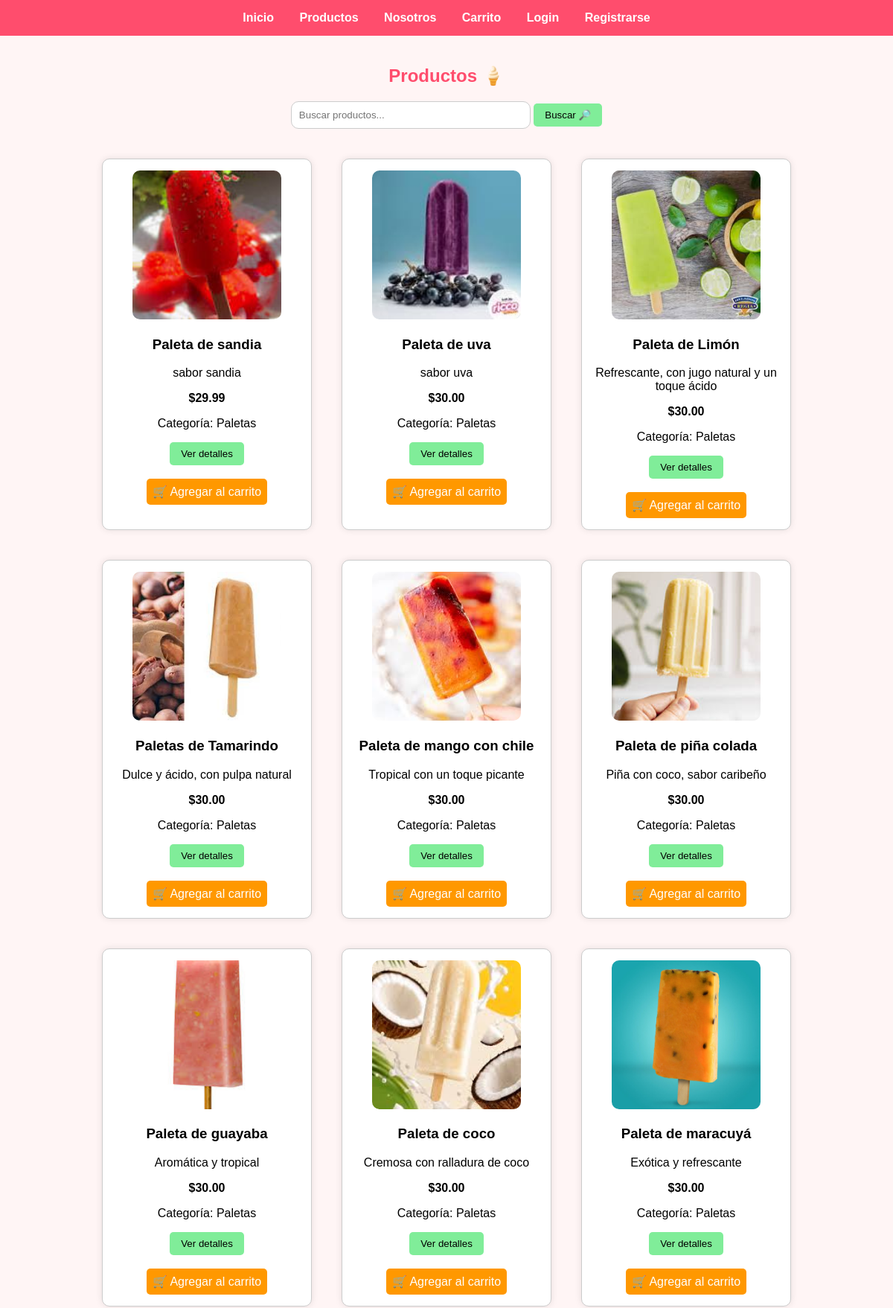
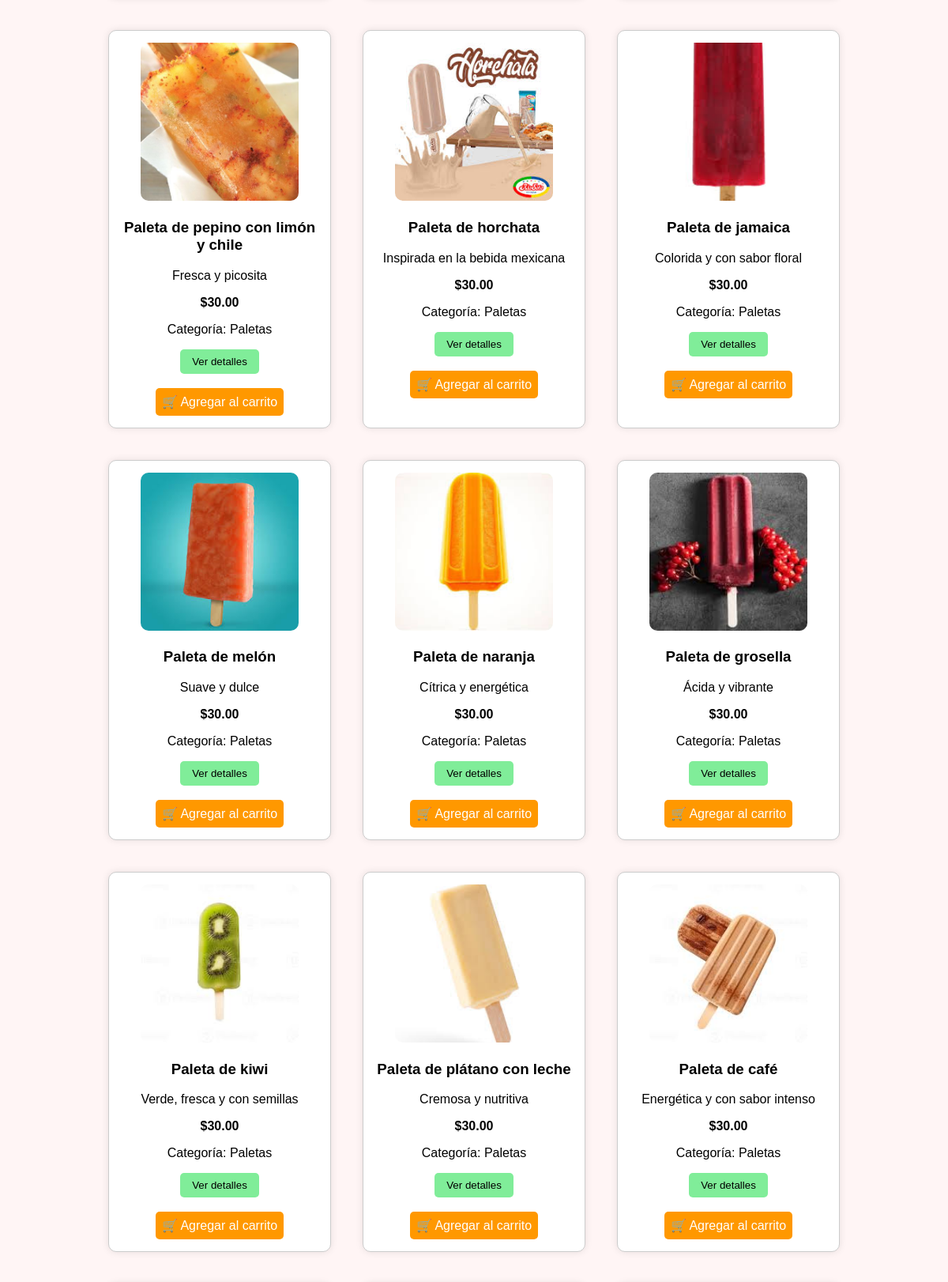
/productos/ (upper part), run on the app's committed database (2 pictures, top to bottom).
### store/models.py (models this page shows, shortened)
class Product(models.Model):
    name = models.CharField(max_length=100)
    description = models.TextField()
    price = models.DecimalField(max_digits=6, decimal_places=2)
    categoria = models.ForeignKey(
    Categoria,
    on_delete=models.CASCADE,
    related_name='productos',
    null=True,
    blank=True
    )
    imagen = models.ImageField(upload_to='productos/', blank=True, null=True)
    disponible = models.BooleanField(default=True)

class Categoria(models.Model):
    nombre = models.CharField(max_length=100)

### store/views.py (the view)
# urls.py: path('productos/', views.product_list, name='products'),
def product_list(request):
    query = request.GET.get('q')
    if query:
        products = Product.objects.filter(name__icontains=query)
    else:
        products = Product.objects.all()
    return render(request, 'store/products.html', {
        'products': products
    })

### store/templates/store/products.html
{% extends 'store/base.html' %}
{% block content %}
<h2>Productos 🍦</h2>
<form method="GET" style="text-align:center; margin-bottom:30px;">
    <input type="text"
           name="q"
           placeholder="Buscar productos..."
           style="
                padding:10px;
                width:300px;
                border-radius:10px;
                border:1px solid #ccc;
           ">
    <button type="submit">
        Buscar 🔎
    </button>
</form>
<div style="display:flex; flex-wrap:wrap; justify-content:center; gap:20px;">
{% for product in products %}
<div class="card" style="
    width:250px;
    text-align:center;
    border:1px solid #ccc;
    padding:15px;
    border-radius:10px;
">
    {% if product.imagen %}
        <img src="{{ product.imagen.url }}"
             width="200"
             height="200"
             style="border-radius:10px; object-fit:cover;">
    {% endif %}
    <h3>{{ product.name }}</h3>
    <p>{{ product.description }}</p>
    <p><strong>${{ product.price }}</strong></p>
    {% if product.categoria %}
        <p>Categoría: {{ product.categoria.nombre }}</p>
    {% endif %}
    <a href="{% url 'product_detail' product.id %}">
        <button>Ver detalles</button>
    </a>
    <br><br>
    <a href="{% url 'add_to_cart' product.id %}"
       style="
       display:inline-block;
       background:#ff9800;
       color:white;
       padding:8px;
       text-decoration:none;
       border-radius:5px;
       ">
       🛒 Agregar al carrito
    </a>
</div>
{% endfor %}
</div>
{% endblock %}

### store/templates/store/base.html (style rules this page uses)
body { font-family: Arial, sans-serif; background: #fff5f5; margin: 0; }
h1, h2 { text-align: center; color: #ff4d6d; }
.card { background: white; padding: 15px; margin: 10px; border-radius: 10px; box-shadow: 0 0 10px rgba(0,0,0,0.1); }
button { background: #80ed99; border: none; padding: 8px 15px; border-radius: 5px; cursor: pointer; }

### data on the page
Product: imagen (picture), name "Paleta de sandia", description "sabor sandia", price "29.99", categoria.nombre "Paletas"
Product: imagen (picture), name "Paleta de uva", description "sabor uva", price "30.00", categoria.nombre "Paletas"
Product: imagen (picture), name "Paleta de Limón", description "Refrescante, con jugo natural y un toque ácido", price "30.00", categoria.nombre "Paletas"
Product: imagen (picture), name "Paletas de Tamarindo", description "Dulce y ácido, con pulpa natural", price "30.00", categoria.nombre "Paletas"
Product: imagen (picture), name "Paleta de mango con chile", description "Tropical con un toque picante", price "30.00", categoria.nombre "Paletas"
Product: imagen (picture), name "Paleta de piña colada", description "Piña con coco, sabor caribeño", price "30.00", categoria.nombre "Paletas"
Product: imagen (picture), name "Paleta de guayaba", description "Aromática y tropical", price "30.00", categoria.nombre "Paletas"
Product: imagen (picture), name "Paleta de coco", description "Cremosa con ralladura de coco", price "30.00", categoria.nombre "Paletas"
Product: imagen (picture), name "Paleta de maracuyá", description "Exótica y refrescante", price "30.00", categoria.nombre "Paletas"
Product: imagen (picture), name "Paleta de pepino con limón y chile", description "Fresca y picosita", price "30.00", categoria.nombre "Paletas"
Product: imagen (picture), name "Paleta de horchata", description "Inspirada en la bebida mexicana", price "30.00", categoria.nombre "Paletas"
Product: imagen (picture), name "Paleta de jamaica", description "Colorida y con sabor floral", price "30.00", categoria.nombre "Paletas"
Product: imagen (picture), name "Paleta de melón", description "Suave y dulce", price "30.00", categoria.nombre "Paletas"
Product: imagen (picture), name "Paleta de naranja", description "Cítrica y energética", price "30.00", categoria.nombre "Paletas"
Product: imagen (picture), name "Paleta de grosella", description "Ácida y vibrante", price "30.00", categoria.nombre "Paletas"
Product: imagen (picture), name "Paleta de kiwi", description "Verde, fresca y con semillas", price "30.00", categoria.nombre "Paletas"
Product: imagen (picture), name "Paleta de plátano con leche", description "Cremosa y nutritiva", price "30.00", categoria.nombre "Paletas"
Product: imagen (picture), name "Paleta de café", description "Energética y con sabor intenso", price "30.00", categoria.nombre "Paletas"
